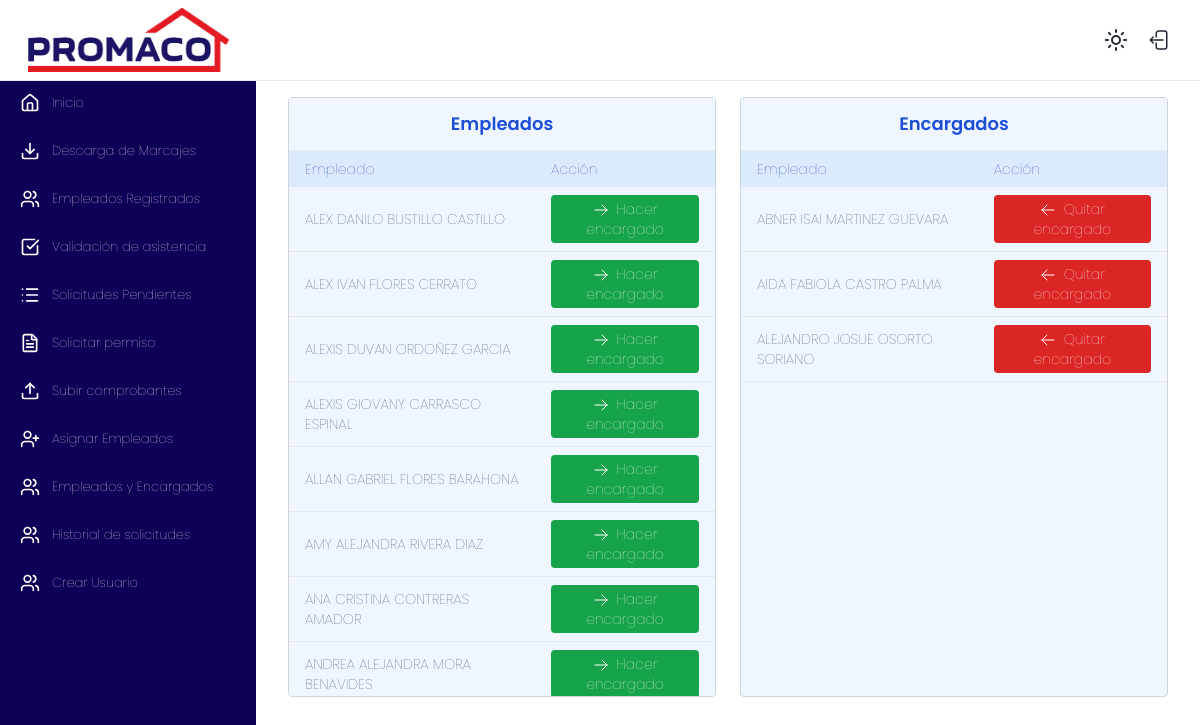
/marcaje/empleados_y_encargados/, run on the app's committed database.
### marcaje/models.py (models this page shows, shortened)
class Empleado(models.Model):
    user = models.OneToOneField(User, on_delete=models.SET_NULL, null=True, blank=True)
    id_externo = models.IntegerField(unique=True)
    codigo = models.CharField(max_length=20)
    nombre = models.CharField(max_length=100)
    departamento = models.CharField(max_length=100)
    sucursal = models.ForeignKey(Sucursal, on_delete=models.PROTECT)
    es_encargado = models.BooleanField(default=False)
    class Meta:
        verbose_name = "Empleado"
        verbose_name_plural = "Empleados"
        ordering = ['nombre']

### marcaje/views.py (the view)
# urls.py: path('empleados_y_encargados/', views.empleados_y_encargados, name='empleados_y_encargados'),
def empleados_y_encargados(request):
    empleados = Empleado.objects.filter(es_encargado=False)
    encargados = Empleado.objects.filter(es_encargado=True)
    return render(request, 'emp_enc.html', {'empleados': empleados, 'encargados': encargados})

### marcaje/context_processors.py (called while the page is built, shortened)
def empleados_a_cargo_context(request):
    empleados_cargo = []
    encargado_obj = None
    return {'empleados_a_cargo_global': empleados_cargo, 'encargado': encargado_obj}

### marcaje/templates/emp_enc.html (shortened to what this page needs)
{% extends 'base.html' %}
{% block content %}
<div id="tablas" class="flex flex-col md:flex-row justify-around gap-6 mt-10 px-4">
    <div class="bg-blue-50 dark:bg-blue-800 overflow-x-auto max-h-[600px] overflow-y-auto border border-gray-300 rounded w-full md:w-1/2">
        <div class="sticky top-0 z-20 bg-blue-50 dark:bg-blue-800 border-b border-gray-200 dark:border-gray-700">
            <h2 class="text-lg font-semibold text-center py-3 text-blue-700 dark:text-blue-200">
                Empleados
            </h2>
        </div>
        <table class="min-w-full table-auto text-sm text-left text-gray-700 dark:text-gray-200">
            <thead class="bg-blue-100 text-blue-800 sticky top-[52px] z-10">
                <tr>
                    <th class="px-4 py-2">Empleado</th>
                    <th class="px-4 py-2">Acción</th>
                </tr>
            </thead>
            <tbody>
                {% for emp in empleados %}
                <tr class="hover:bg-gray-50 dark:hover:bg-blue-600 border-b">
                    <td class="px-4 py-2">{{ emp.nombre }}</td>
                    <td class="px-4 py-2">
                        <form method="POST"
                              hx-post="{% url 'convertir_a_encargado' emp.id %}"
                              hx-target="#tablas"
                              hx-swap="innerHTML">
                            <button type="submit" class="bg-green-600 text-white px-3 py-1 rounded hover:bg-green-400 transition text-sm">
                                <svg xmlns="http://www.w3.org/2000/svg" fill="none" viewBox="0 0 24 24" stroke-width="1.5" stroke="currentColor" class="w-4 h-4 inline align-middle mr-1">
                                    <path stroke-linecap="round" stroke-linejoin="round" d="M13.5 4.5 21 12m0 0-7.5 7.5M21 12H3" />
                                </svg>
                                Hacer encargado
                            </button>
                        </form>
                    </td>
                </tr>
                {% endfor %}
            </tbody>
        </table>
    </div>
    <div class="bg-blue-50 dark:bg-blue-800 overflow-x-auto max-h-[600px] overflow-y-auto border border-gray-300 rounded w-full md:w-1/2">
    <div class="sticky top-0 z-20 bg-blue-50 dark:bg-blue-800 border-b border-gray-200 dark:border-gray-700">
        <h2 class="text-lg font-semibold text-center py-3 text-blue-700 dark:text-blue-200">
            Encargados
        </h2>
    </div>
        <table class="min-w-full table-auto text-sm text-left text-gray-700 dark:text-gray-200">
            <thead class="bg-blue-100 text-blue-800 sticky top-[52px] z-10">
                <tr>
                    <th class="px-4 py-2">Empleado</th>
                    <th class="px-4 py-2">Acción</th>
                </tr>
            </thead>
            <tbody>
                {% for encargado in encargados %}
                <tr class="hover:bg-gray-50 dark:hover:bg-blue-600 border-b">
                    <td class="px-4 py-2">{{ encargado.nombre }}</td>
                    <td class="px-4 py-2">
                        <form method="POST"
                              hx-post="{% url 'convertir_a_empleado' encargado.id %}"
                              hx-target="#tablas"
                              hx-swap="innerHTML">
                            <button type="submit" class="bg-red-600 text-white px-3 py-1 rounded hover:bg-red-700 transition text-sm">
                                <svg xmlns="http://www.w3.org/2000/svg" fill="none" viewBox="0 0 24 24" stroke-width="1.5" stroke="currentColor" class="w-4 h-4 inline align-middle mr-1">
                                    <path stroke-linecap="round" stroke-linejoin="round" d="M10.5 19.5 3 12m0 0 7.5-7.5M3 12h18" />
                                </svg>
                                Quitar encargado
                            </button>
                        </form>
                    </td>
                </tr>
                {% endfor %}
            </tbody>
        </table>
    </div>
</div>
{% endblock %}

### static/styles/menu.css (style rules this page uses)
* { font-family: "Poppins", serif; font-weight: 100; font-style: normal; }
body { font-size: 13px; }
div#tablas { margin-top: 0px; }

### data on the page
Empleado: nombre "ALEX DANILO BUSTILLO CASTILLO"
Empleado: nombre "ALEX IVAN FLORES CERRATO"
Empleado: nombre "ALEXIS DUVAN ORDOÑEZ GARCIA"
Empleado: nombre "ALEXIS GIOVANY CARRASCO ESPINAL"
Empleado: nombre "ALLAN GABRIEL FLORES BARAHONA"
Empleado: nombre "AMY ALEJANDRA RIVERA DIAZ"
Empleado: nombre "ANA CRISTINA CONTRERAS AMADOR"
Empleado: nombre "ANDREA ALEJANDRA MORA BENAVIDES"
Empleado: nombre "ABNER ISAI MARTINEZ GUEVARA"
Empleado: nombre "AIDA FABIOLA CASTRO PALMA"
Empleado: nombre "ALEJANDRO JOSUE OSORTO SORIANO"
